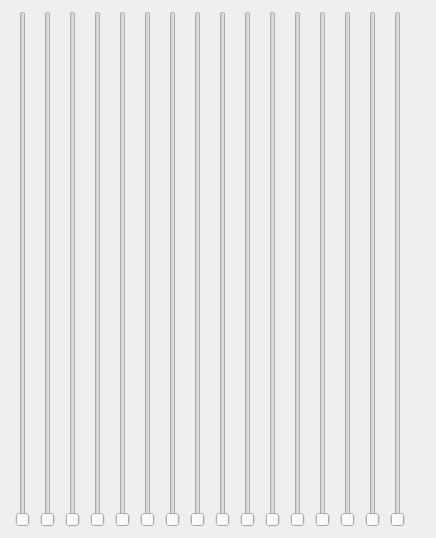
<?xml version="1.0" encoding="UTF-8"?>
<ui version="4.0">
 <class>Form</class>
 <widget class="MSurface" name="Form">
  <property name="geometry">
   <rect>
    <x>0</x>
    <y>0</y>
    <width>436</width>
    <height>538</height>
   </rect>
  </property>
  <property name="windowTitle">
   <string>Form</string>
  </property>
  <layout class="QHBoxLayout" name="horizontalLayout">
   <item>
    <widget class="MSlider" name="mslider"/>
   </item>
   <item>
    <widget class="MSlider" name="mslider_5">
     <property name="number">
      <number>1</number>
     </property>
    </widget>
   </item>
   <item>
    <widget class="MSlider" name="mslider_2">
     <property name="number">
      <number>2</number>
     </property>
    </widget>
   </item>
   <item>
    <widget class="MSlider" name="mslider_12">
     <property name="number">
      <number>3</number>
     </property>
    </widget>
   </item>
   <item>
    <widget class="MSlider" name="mslider_6">
     <property name="number">
      <number>4</number>
     </property>
    </widget>
   </item>
   <item>
    <widget class="MSlider" name="mslider_11">
     <property name="number">
      <number>5</number>
     </property>
    </widget>
   </item>
   <item>
    <widget class="MSlider" name="mslider_13">
     <property name="number">
      <number>6</number>
     </property>
    </widget>
   </item>
   <item>
    <widget class="MSlider" name="mslider_14">
     <property name="number">
      <number>7</number>
     </property>
    </widget>
   </item>
   <item>
    <widget class="MSlider" name="mslider_9">
     <property name="number">
      <number>8</number>
     </property>
    </widget>
   </item>
   <item>
    <widget class="MSlider" name="mslider_10">
     <property name="number">
      <number>9</number>
     </property>
    </widget>
   </item>
   <item>
    <widget class="MSlider" name="mslider_15">
     <property name="number">
      <number>10</number>
     </property>
    </widget>
   </item>
   <item>
    <widget class="MSlider" name="mslider_7">
     <property name="number">
      <number>11</number>
     </property>
    </widget>
   </item>
   <item>
    <widget class="MSlider" name="mslider_3">
     <property name="number">
      <number>12</number>
     </property>
    </widget>
   </item>
   <item>
    <widget class="MSlider" name="mslider_8">
     <property name="number">
      <number>13</number>
     </property>
    </widget>
   </item>
   <item>
    <widget class="MSlider" name="mslider_4">
     <property name="number">
      <number>14</number>
     </property>
    </widget>
   </item>
   <item>
    <widget class="MSlider" name="mslider_16">
     <property name="number">
      <number>15</number>
     </property>
    </widget>
   </item>
  </layout>
 </widget>
 <customwidgets>
  <customwidget>
   <class>MSurface</class>
   <extends>QWidget</extends>
   <header>msurface.h</header>
   <container>1</container>
  </customwidget>
  <customwidget>
   <class>MSlider</class>
   <extends>QSlider</extends>
   <header>mslider.h</header>
  </customwidget>
 </customwidgets>
 <tabstops>
  <tabstop>mslider</tabstop>
  <tabstop>mslider_5</tabstop>
  <tabstop>mslider_2</tabstop>
  <tabstop>mslider_12</tabstop>
  <tabstop>mslider_6</tabstop>
  <tabstop>mslider_11</tabstop>
  <tabstop>mslider_13</tabstop>
  <tabstop>mslider_14</tabstop>
  <tabstop>mslider_9</tabstop>
  <tabstop>mslider_15</tabstop>
  <tabstop>mslider_10</tabstop>
  <tabstop>mslider_7</tabstop>
  <tabstop>mslider_3</tabstop>
  <tabstop>mslider_8</tabstop>
  <tabstop>mslider_4</tabstop>
  <tabstop>mslider_16</tabstop>
 </tabstops>
 <resources/>
 <connections/>
</ui>
